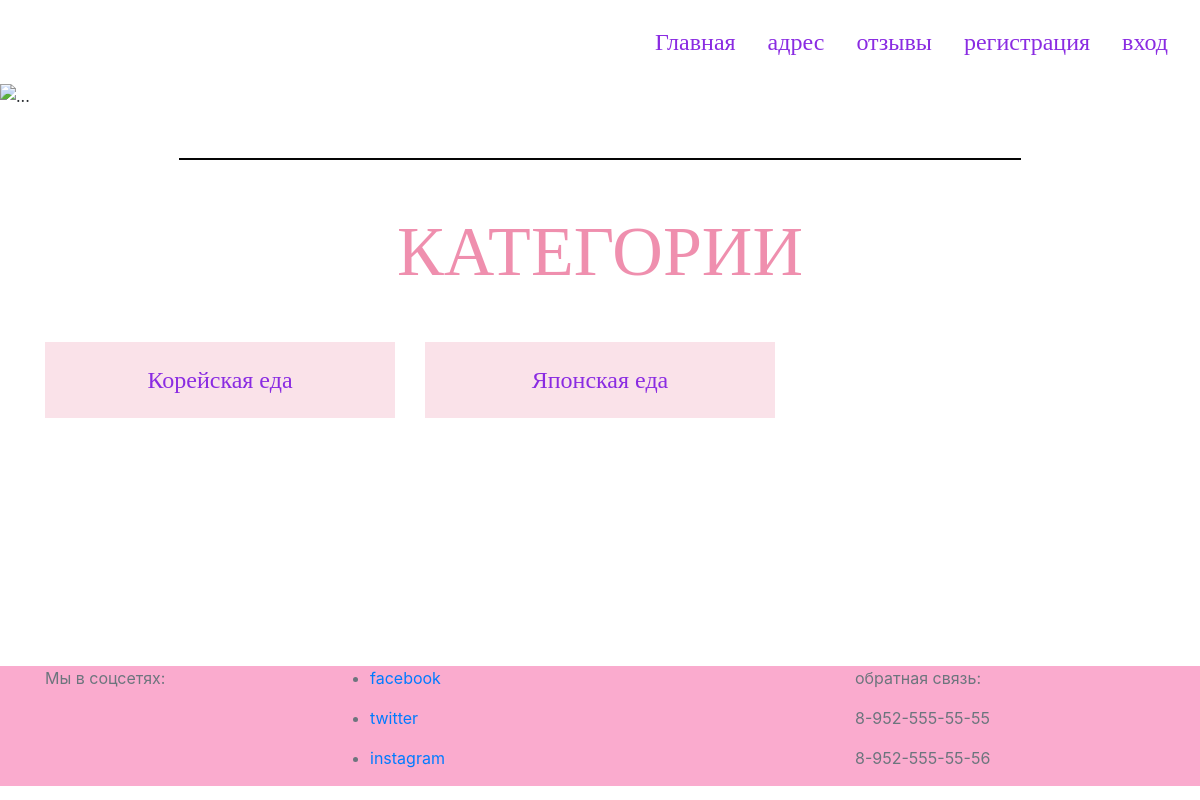
Before: / with the older database file.
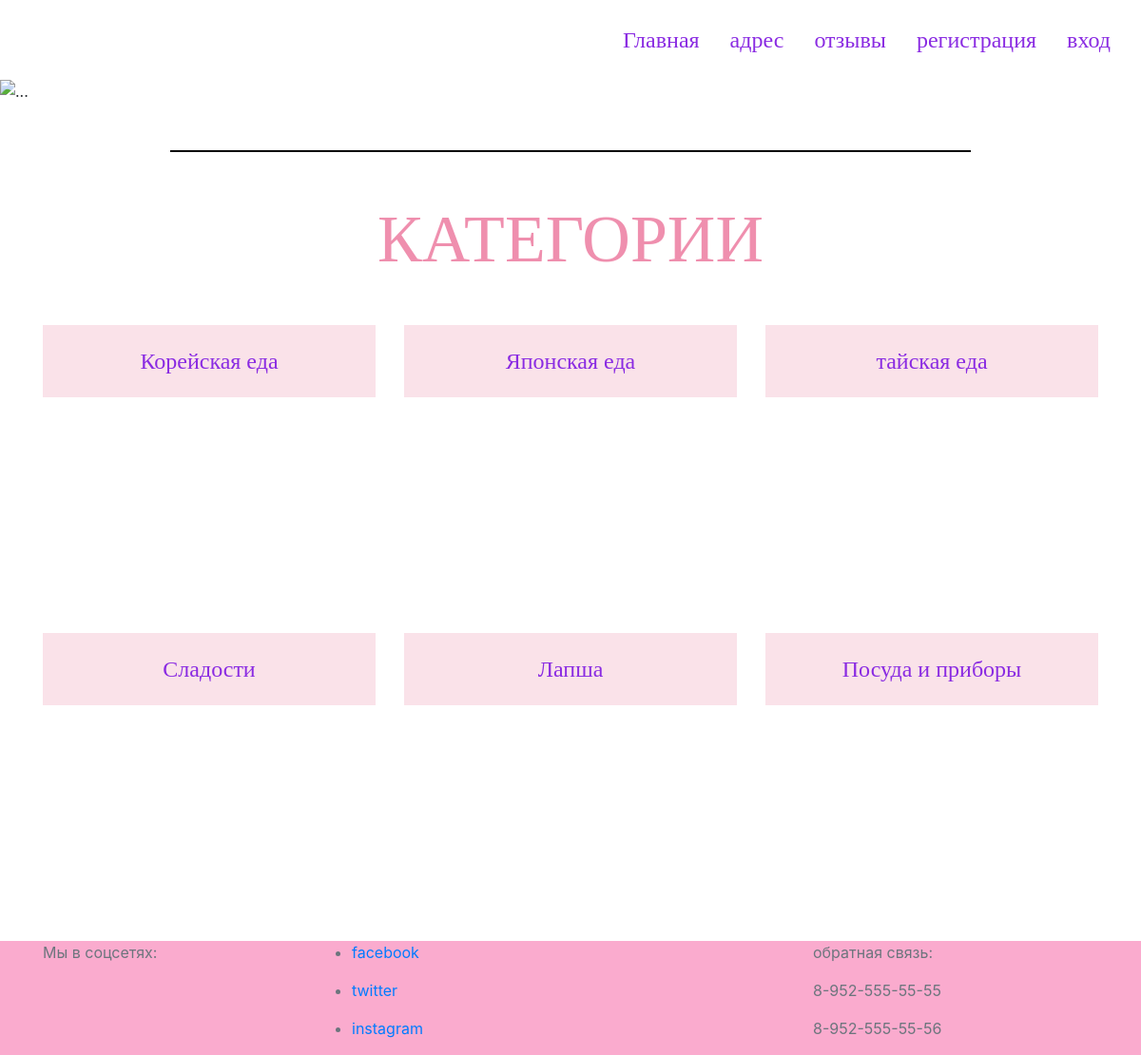
After: the same page with the newer database file.
### tables this page shows
CREATE TABLE `category` (
  `id_category` int(11) NOT NULL,
  `name_category` text NOT NULL,
  `photo_category` text NOT NULL
);

### index.php (the view, shortened to what this page needs)
<?php
include_once "connect.php";
include_once "header.php";
?>
<main>
	<div id="carouselExampleCaptions" class="carousel slide" data-ride="carousel">
	  <ol class="carousel-indicators">
	    <li data-target="#carouselExampleCaptions" data-slide-to="0" class="active"></li>
	    <li data-target="#carouselExampleCaptions" data-slide-to="1"></li>
	    <li data-target="#carouselExampleCaptions" data-slide-to="2"></li>
	  </ol>
	  <div class="carousel-inner">
	    <div class="carousel-item active">
	      <img src="/images/1слайд.jpg" class="d-block w-100" alt="...">
	      <div class="carousel-caption d-none d-md-block">
	      </div>
	    </div>
	  </div>
	  <a class="carousel-control-prev" href="#carouselExampleCaptions" role="button" data-slide="prev">
	    <span class="carousel-control-prev-icon" aria-hidden="true"></span>
	  </a>
	  <a class="carousel-control-next" href="#carouselExampleCaptions" role="button" data-slide="next">
	    <span class="carousel-control-next-icon" aria-hidden="true"></span>
	  </a>
	</div>
	<hr class="liner">
	<h1 class="mb-5">КАТЕГОРИИ</h1>
	<div class="container">
		<div class="row">
			<?php
			$result = $link->query("SELECT * FROM `category`");
			while ($row = mysqli_fetch_assoc($result)) {
				?>
				<div class="col-md-4 mb-5">
					<div class="card border-0">
					  <div class="card-body" style="background-color: #fae2e9;">
					    <a href="tovars.php?id=<?= $row['id_category']; ?>" class="text-center d-block stas"><?= $row['name_category']; ?></a>
					  </div>
					  <div class="card-img-top card-custom"
					  style="background-image: url('/images/<?= $row['photo_category']; ?>');"></div>
					</div>
				</div>
				<?php
			}
			?>
		</div>
	</div>
</main>
<?php
include_once "footer.php";
?>

Changed rows visible on the page:
added category: name_category "тайская еда"
added category: name_category "Сладости"
added category: name_category "Лапша"
added category: name_category "Посуда и приборы"
